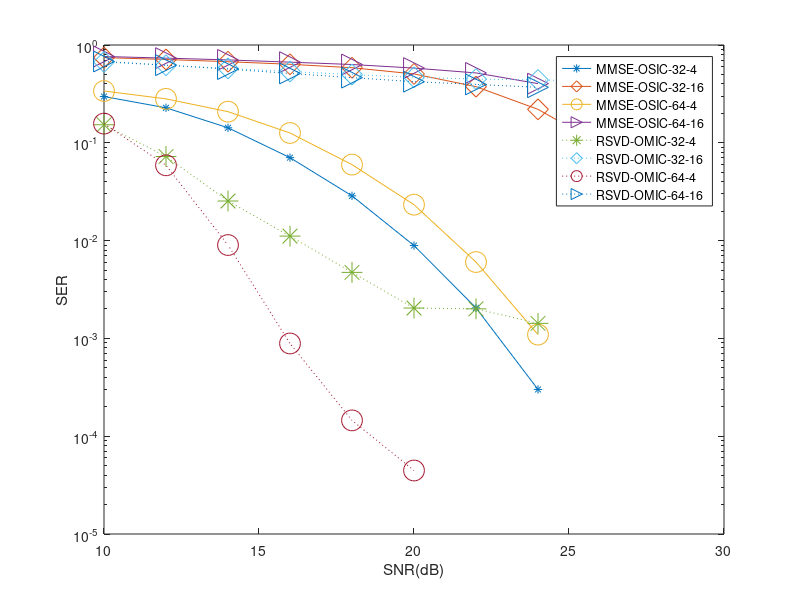

Recreate this plot in MATLAB.
SER_MMSE_OSIC_32_4=[0.2972062500, 0.2279687500, 0.1424250000, 0.0705062500, 0.0286875000, 0.0089000000, 0.0020500000, 0.0003006077 ];
SER_MMSE_OSIC_32_16=[0.7440250000 ,0.7111250000 ,0.6748750000 ,0.6352875000 ,0.5856500000, 0.5062062500, 0.3750312500, 0.2198000000, 0.0967562500, 0.0360125000 ];
SER_MMSE_OSIC_64_4=[0.3385843750, 0.2814031250 ,0.2082000000, 0.1259750000, 0.0598437500, 0.0233000000, 0.0060375000, 0.0010937500 ];
SER_MMSE_OSIC_64_16=[0.7628968750, 0.7342406250 ,0.7039031250 ,0.6676812500, 0.6317593750, 0.5807312500 ,0.5181187500 ,0.4029062500 ];
SER_RSVD_OMIC_32_4=[0.1529875000 ,0.0724187500, 0.0253937500, 0.0111187500, 0.0047312500 ,0.0020437500, 0.0020062500 ,0.0014250000 ];                                                                                                                      
SER_RSVD_OMIC_32_16=[0.6707875000, 0.6202625000 ,0.5760937500, 0.5362062500, 0.4985500000, 0.4672812500, 0.4484625000, 0.4391375000, 0.4282062500, 0.4167125000 ];
SER_RSVD_OMIC_64_4=[0.1571250000, 0.0588906250, 0.0090093750, 0.0008875000, 0.0001451598, 0.0000446016 ];
SER_RSVD_OMIC_64_16=[0.6781468750, 0.6220937500, 0.5678343750, 0.5115250000, 0.4639031250 ,0.4216093750 ,0.3954843750, 0.3695625000 ];
fig1=figure;
% Xsize=8.5;Ysize=11;
% % Xleft=(8-Xsize)/2;Ytop=(12-Ysize)/2;
% Xleft=0;
% Ytop=0;
% set(fig1,'Units','inches');
% set(fig1,'position', [Xleft,Ytop,Xsize,Ysize]);
% set(fig1,'PaperUnits','inches');
% set(fig1,'PaperPosition',[Xleft,Ytop,Xsize,Ysize]);
% set(gca,'fontsize',15);
figure (1)
fig1=semilogy([10:2:24],SER_MMSE_OSIC_32_4,'-*');xlabel('SNR(dB)'),ylabel('SER');
hold on;
fig1=semilogy([10:2:28],SER_MMSE_OSIC_32_16,'-d','MarkerSize',15);xlabel('SNR(dB)'),ylabel('SER');
hold on;
fig1=semilogy([10:2:24],SER_MMSE_OSIC_64_4,'-o','MarkerSize',15);xlabel('SNR(dB)'),ylabel('SER');
hold on;
fig1=semilogy([10:2:24],SER_MMSE_OSIC_64_16,'->','MarkerSize',15);xlabel('SNR(dB)'),ylabel('SER');
hold on;

fig1=semilogy([10:2:24],SER_RSVD_OMIC_32_4,':*','MarkerSize',15);xlabel('SNR(dB)'),ylabel('SER');
hold on;
fig1=semilogy([10:2:28],SER_RSVD_OMIC_32_16,':d','MarkerSize',15);xlabel('SNR(dB)'),ylabel('SER');
hold on;
fig1=semilogy([10:2:20],SER_RSVD_OMIC_64_4,':o','MarkerSize',15);xlabel('SNR(dB)'),ylabel('SER');
hold on;
fig1=semilogy([10:2:24],SER_RSVD_OMIC_64_16,':>','MarkerSize',15);xlabel('SNR(dB)'),ylabel('SER');
hold on;
% fig1=semilogy(0:2:18,sim8_16_0_18,'->','MarkerSize',15),xlabel('SNR per bit (dB)'),ylabel('BER');
% fig1=semilogy(0:2:22,sim8_64_0_22,'-d','MarkerSize',15),xlabel('SNR per bit (dB)'),ylabel('BER');
% hold on;
% fig1=semilogy(0:2:14,sim16_4_0_14,'-o','MarkerSize',15),xlabel('SNR per bit (dB)'),ylabel('BER');
% hold on;
% fig1=semilogy(0:2:18,sim16_16_0_18,'-s','MarkerSize',15),xlabel('SNR per bit (dB)'),ylabel('BER');
% hold on;
% fig1=semilogy(0:2:14,sim32_4_0_14,'-p','MarkerSize',15),xlabel('SNR per bit (dB)'),ylabel('BER');
% hold on;
% fig1=semilogy(6:2:22,sim_100_40_new,'-+','MarkerSize',15);xlabel('SNR (dB)'),ylabel('SER'),
% hold on;
% fig1=semilogy(6:2:22,sim_100_100_new,'->','MarkerSize',15);xlabel('SNR (dB)'),ylabel('SER'),
% hold on;
% fig1=semilogy(6:2:24,sim_100_40_old,'-*','MarkerSize',15),xlabel('SNR (dB)'),ylabel('SER'),
% legend('8X8 4QAM','8X8 16QAM','8X8 64QAM','16X16 4QAM','16X16 16QAM','32X32 4QAM','48X48 4QAM');
legend('MMSE-OSIC-32-4', 'MMSE-OSIC-32-16', 'MMSE-OSIC-64-4', 'MMSE-OSIC-64-16',...
    'RSVD-OMIC-32-4', 'RSVD-OMIC-32-16', 'RSVD-OMIC-64-4', 'RSVD-OMIC-64-16');
hold off;
% print('-depsc','-tiff','-r300','BER_curves');
% hold off;

